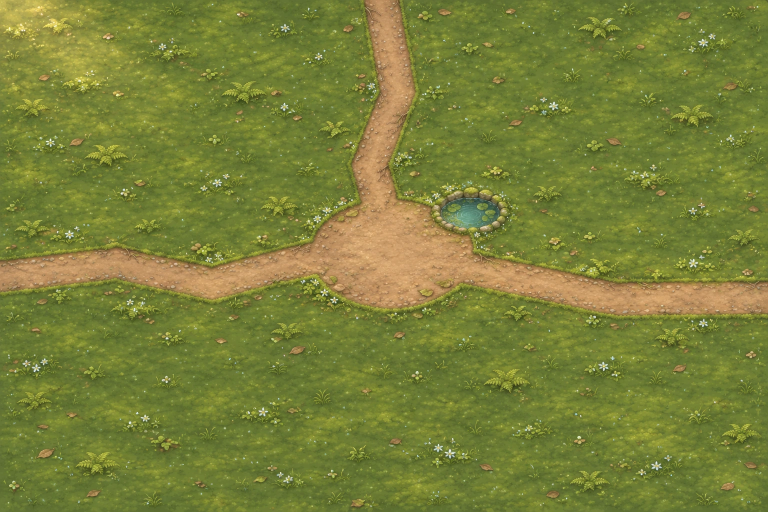
#> input picture design/wilds/dew-forest-ground.webp, 1536 x 1024 px (shown at 1/2 size)
$ python plant.py
#> lines starting #> are read from the running program, lines starting #| are printed output that depends on the picture; after the words box and inside, x2 and y2 are one past the last pixel; in counts of white or black regions, pixels touching at a corner belong together
"""바깥 장소 나무 심기 — 바닥 그림에서 길(과 너덜 · 연못)을 찾아 비우고, 나머지에 나무를 빼곡히 심는다.
결과는 src/game/wildsPlant.js(맵마다 [종류 차례, x, y, 크기 배율], 맵 좌표). 같은 씨앗이라 다시 돌려도 같은 숲이 나온다.
python3 design/wilds/plant.py   (scipy · numpy 필요)"""
import os, random
import numpy as np
from PIL import Image, ImageFilter
from scipy import ndimage as nd

HERE = os.path.dirname(__file__)
MAP_W, MAP_H = 3200, 2100

# 맵마다 — ground: 바닥 그림 · open: 길로 볼 색(흐린 그림 기준) · keep_all: 크기가 이만큼 넘는 덩어리는 모두 비움(없으면 가장 큰 덩어리만)
# tree/edge: 종류 비율(wildsData.js WILD_PLANTS 묶음 차례), keep: 비울 원(출구 둘레 등), lamps: 길 따라 등불(종류 번호 · 간격)
MAPS = {
    'DEW_PLANTS': dict(ground='dew-forest-ground.webp', blur=0, open=lambda r, g, b: (r > g + 8) & (r > 110), keep_all=None, seed=1122,
                       tree=[16, 20, 14, 16, 6, 10, 0, 0], edge=[0, 0, 0, 0, 0, 3, 6, 6],
                       keep=[(110, 1135, 280), (1600, 230, 220), (3090, 1240, 280), (1958, 875, 200)]),
    'LANTERN_PLANTS': dict(ground='lantern-forest-ground.webp', blur=0, open=lambda r, g, b: (r > g + 25) & (r > 150), keep_all=1500, seed=1123,
                           tree=[22, 18, 8, 10, 8, 0, 0, 4], edge=[0, 0, 0, 0, 4, 6, 0, 3],
                           keep=[(1545, 2010, 260), (1590, 230, 240)], lamps=(6, 300)),
    'SCREE_PLANTS': dict(ground='scree-forest-ground.webp', blur=4, open=lambda r, g, b: (g - b < 52) & (r - g > 24), keep_all=1500, seed=1124,
                         tree=[18, 12, 10, 10, 10, 0, 0, 6], edge=[0, 0, 0, 0, 3, 6, 4, 2],
                         keep=[(110, 1140, 280), (3090, 800, 280)]),
    # 서리봉 — 산자락 풀밭에만 드문드문(floor 위는 바위 벼랑이라 심지 않는다)
    'FROST_PLANTS': dict(ground='frost-ground.webp', blur=2, open=lambda r, g, b: (r > g + 15) & (r - b > 35), keep_all=None, seed=1125,
                         tree=[10, 12, 8, 8, 8, 6, 4, 2], edge=[0, 0, 0, 2, 5, 4, 3, 3], floor=760, sparse=.5,
                         keep=[(1530, 2030, 240), (1390, 1880, 160), (1590, 740, 220)]),
}
# 칼등산 — 밝은 능선만 걷는다. 능선 바로 밖 벼랑 끝에 바위 · 나무, 능선 위엔 풀만, 그 밖은 보이지 않는 막힘(RIDGE_BLOCKS)
RIDGE = dict(ground='ridge-ground.webp', blur=4, open=lambda r, g, b: (r > 150) & (g > 140) & (b > 120) & (r - b < 50), seed=1126,
             rim=[2, 6, 5, 3, 4, 4, 0, 1], keep=[(110, 1510, 200), (300, 1465, 150), (2900, 580, 160)],
             block_step=80, block_r=56, block_band=(34, 420))

def mask(c):
    pic = Image.open(os.path.join(HERE, c['ground'])).convert('RGB')
#> pic is the input picture: PIL image 1536x1024 RGB; mean R, G, B 120.7, 128.6, 56.8
    if c['blur']: pic = pic.filter(ImageFilter.GaussianBlur(c['blur']))
    im = np.asarray(pic).astype(int)
    m = c['open'](im[..., 0], im[..., 1], im[..., 2])
#> m: shape (1024, 1536) bool; 11.5% white; 370 white regions (235 under 20 px), largest, box (x1, y1, x2, y2) and area: (0, 0, 1536, 632) 161853, (0, 0, 115, 75) 4453, (84, 33, 131, 70) 745
    m = nd.binary_opening(nd.binary_closing(m, iterations=3), structure=np.ones((9, 9)))
#> m: shape (1024, 1536) bool; 10.9% white; 32 white regions, largest, box (x1, y1, x2, y2) and area: (3, 3, 1533, 631) 161130, (3, 3, 111, 77) 4724, (87, 35, 127, 69) 788
    lab, n = nd.label(m)
#> lab: shape (1024, 1536) int32; 33 distinct labels, from 0 to 32
#> n = 32
    sz = nd.sum(m, lab, range(1, n + 1))
#> sz = 32 values, max 161130 at index 1, min 81 at index 12, mean 5345.8
    keep = [i + 1 for i in range(n) if c.get('keep_all') and sz[i] > c['keep_all']] or [int(np.argmax(sz)) + 1]
#> keep = [2]
    return im, np.isin(lab, keep)

def plant(name, c):
    im, path = mask(c)
#> path: shape (1024, 1536) bool; 10.2% white; 1 white region, box (x1, y1, x2, y2) and area: (3, 3, 1533, 631) 161130
    k = im.shape[1] / MAP_W
#> k = 0.48
    dist = nd.distance_transform_edt(~path) / k
    far = lambda x, y: dist[min(im.shape[0] - 1, int(y * k)), min(im.shape[1] - 1, int(x * k))]
    rnd = random.Random(c['seed'])
    out, step = [], 96
    if c.get('lamps'):                                   # 길 가장자리에 등불 — 줄마다 길 가운데를 찾아 번갈아 왼쪽 · 오른쪽
        kind, gap = c['lamps']
        for i, y in enumerate(range(380, MAP_H - 120, gap)):
            xs = np.where(path[int(y * k)])[0]
            if not len(xs): continue
            side = 1 if i % 2 else -1
            x = (xs.max() / k + 70) if side > 0 else (xs.min() / k - 70)
            out.append([kind, round(x), y, 1.0])
    lamp_at = [(t[1], t[2]) for t in out]
    for gy in range(60, MAP_H + 40, step):
        for gx in range(-20, MAP_W + 40, step):
            x, y = gx + rnd.uniform(-38, 38) + (step / 2 if (gy // step) % 2 else 0), gy + rnd.uniform(-30, 30)
            if not (0 <= x <= MAP_W and c.get('floor', 0) <= y <= MAP_H + 30): continue
            if c.get('sparse') and rnd.random() < c['sparse']: continue   # 기존 숲의 난수 차례는 그대로
            if any((x - a) ** 2 + (y - b) ** 2 < rr * rr for a, b, rr in c['keep']): continue
            if any((x - a) ** 2 + (y - b) ** 2 < 90 ** 2 for a, b in lamp_at): continue
            d = far(x, min(y, MAP_H - 1))
            if d < 40: continue                                    # 길 위 · 바로 옆은 비운다
            w = c['edge'] if d < 130 else c['tree']
            if d < 130 and rnd.random() < .45: continue            # 길가 띠는 듬성듬성
            out.append([rnd.choices(range(len(w)), weights=w)[0], round(x), round(y), round(rnd.uniform(.88, 1.12), 2)])
#> after the loop, out = 561 items, first 6: [4, 112, 46, 1.11], [0, 178, 89, 0.98], [3, 244, 36, 1.03], [3, 384, 51, 0.93], [1, 480, 69, 1.01], [0, 585, 70, 0.91]
    out.sort(key=lambda t: t[2])
    print(name, len(out))
#| DEW_PLANTS 561
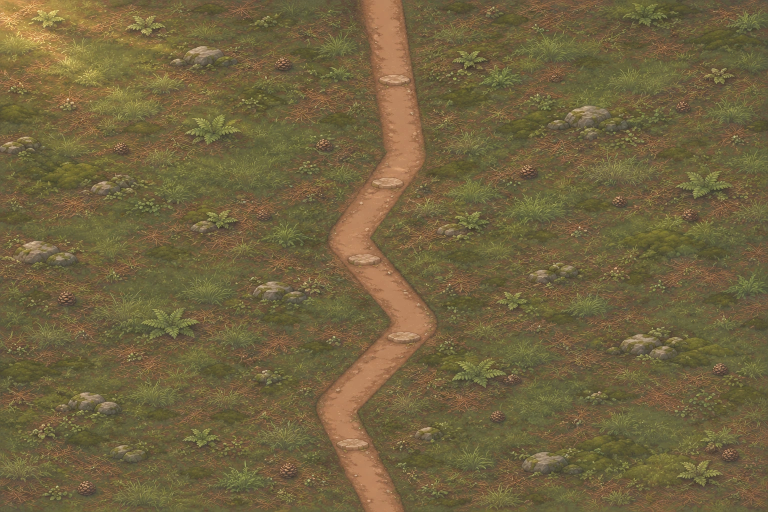
#> input picture design/wilds/lantern-forest-ground.webp, 1536 x 1024 px (shown at 1/2 size)
#> in mask, pic is the input picture: PIL image 1536x1024 RGB; mean R, G, B 113.6, 99.2, 64.3
#> in mask (call 2), `m = c['open'](im[..., 0], im[..., 1], im[..., 2])`: m: shape (1024, 1536) bool; 6.2% white; 3293 white regions (3188 under 20 px), largest, box (x1, y1, x2, y2) and area: (640, 526, 865, 900) 27282, (738, 167, 848, 383) 13700, (0, 0, 245, 148) 11774
#> in mask (call 2), `m = nd.binary_opening(nd.binary_closing(m, iterations=3), structure=np..`: m: shape (1024, 1536) bool; 5.9% white; 29 white regions, largest, box (x1, y1, x2, y2) and area: (642, 3, 865, 1021) 75292, (3, 3, 139, 154) 10201, (140, 23, 243, 64) 2355
#> in mask (call 2), `lab, n = nd.label(m)`: lab: shape (1024, 1536) int32; 30 distinct labels, from 0 to 29
#> in mask (call 2), `lab, n = nd.label(m)`: n = 29
#> in mask (call 2), `sz = nd.sum(m, lab, range(1, n + 1))`: sz = 29 values, max 75292 at index 1, min 81 at index 10, mean 3221.6
#> in mask (call 2), `keep = [i + 1 for i in range(n) if c.get('keep_all') and sz[i] > c['ke..`: keep = [1, 2, 3]
#> the loop in plant (call 2), `for i, y in enumerate(range(380, MAP_H - 120, gap)):` made 6 passes
#> x on passes 1 to 6: 1513.3, 1828.3, 1315.4, 1815.8, 1348.8, 1611.7
#| LANTERN_PLANTS 629
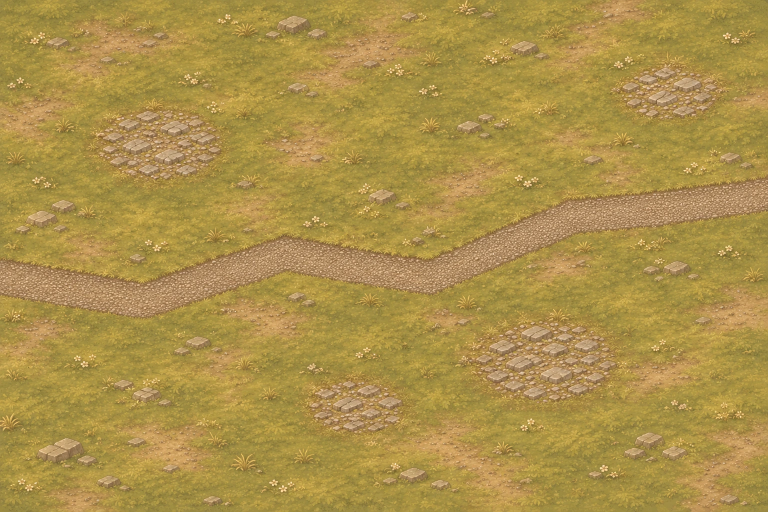
#> input picture design/wilds/scree-forest-ground.webp, 1536 x 1024 px (shown at 1/2 size)
#> in mask, pic is the input picture: PIL image 1536x1024 RGB; mean R, G, B 171.9, 144.9, 73.6
#> in mask (call 3), `m = c['open'](im[..., 0], im[..., 1], im[..., 2])`: m: shape (1024, 1536) bool; 11% white; 82 white regions (22 under 20 px), largest, box (x1, y1, x2, y2) and area: (0, 355, 1536, 633) 102167, (965, 649, 1229, 799) 22757, (208, 225, 438, 356) 15032
#> in mask (call 3), `m = nd.binary_opening(nd.binary_closing(m, iterations=3), structure=np..`: m: shape (1024, 1536) bool; 10.7% white; 44 white regions, largest, box (x1, y1, x2, y2) and area: (3, 358, 1533, 633) 101623, (968, 653, 1225, 798) 22130, (213, 236, 436, 354) 14546
#> in mask (call 3), `lab, n = nd.label(m)`: lab: shape (1024, 1536) int32; 45 distinct labels, from 0 to 44
#> in mask (call 3), `lab, n = nd.label(m)`: n = 44
#> in mask (call 3), `sz = nd.sum(m, lab, range(1, n + 1))`: sz = 44 values, max 101623 at index 18, min 81 at index 43, mean 3825.9
#> in mask (call 3), `keep = [i + 1 for i in range(n) if c.get('keep_all') and sz[i] > c['ke..`: keep = [7, 8, 13, 15, 19, 24, 29, 37]
#| SCREE_PLANTS 532
#> call 4 of plant, with name = 'FROST_PLANTS'
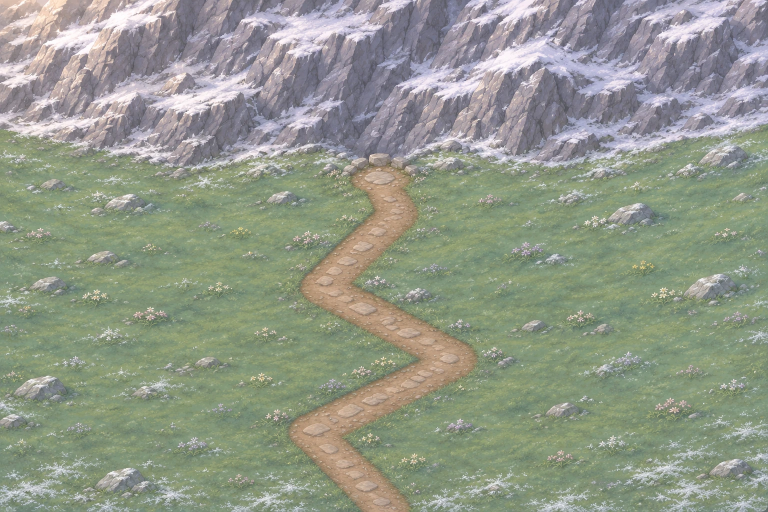
#> input picture design/wilds/frost-ground.webp, 1536 x 1024 px (shown at 1/2 size)
#> in mask, pic is the input picture: PIL image 1536x1024 RGB; mean R, G, B 145.4, 151.8, 137
#> in mask (call 4), `m = c['open'](im[..., 0], im[..., 1], im[..., 2])`: m: shape (1024, 1536) bool; 5.2% white; 20 white regions (8 under 20 px), largest, box (x1, y1, x2, y2) and area: (580, 331, 952, 1024) 78553, (60, 0, 135, 71) 2167, (0, 0, 45, 14) 424
#> in mask (call 4), `m = nd.binary_opening(nd.binary_closing(m, iterations=3), structure=np..`: m: shape (1024, 1536) bool; 5.1% white; 5 white regions, box (x1, y1, x2, y2) and area: (581, 333, 951, 1021) 78489, (65, 3, 126, 67) 1898, (77, 107, 91, 119) 159, (200, 3, 210, 14) 109, (11, 3, 23, 12) 108
#> in mask (call 4), `lab, n = nd.label(m)`:
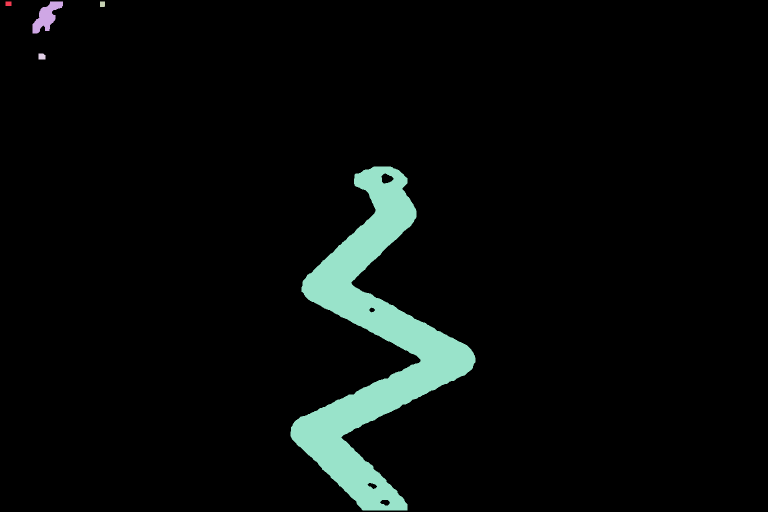
#> lab: shape (1024, 1536) int32 (shown at 1/2 size); 6 distinct labels, from 0 to 5; one colour per label, 0 black
#> in mask (call 4), `lab, n = nd.label(m)`: n = 5
#> in mask (call 4), `sz = nd.sum(m, lab, range(1, n + 1))`: sz = [108, 1898, 109, 159, 78489]
#> in mask (call 4), `keep = [i + 1 for i in range(n) if c.get('keep_all') and sz[i] > c['ke..`: keep = [5]
#> in plant (call 4), `im, path = mask(c)`: path: shape (1024, 1536) bool; 5% white; 1 white region, box (x1, y1, x2, y2) and area: (581, 333, 951, 1021) 78489
#> in plant (call 4), `dist = nd.distance_transform_edt(~path) / k`:
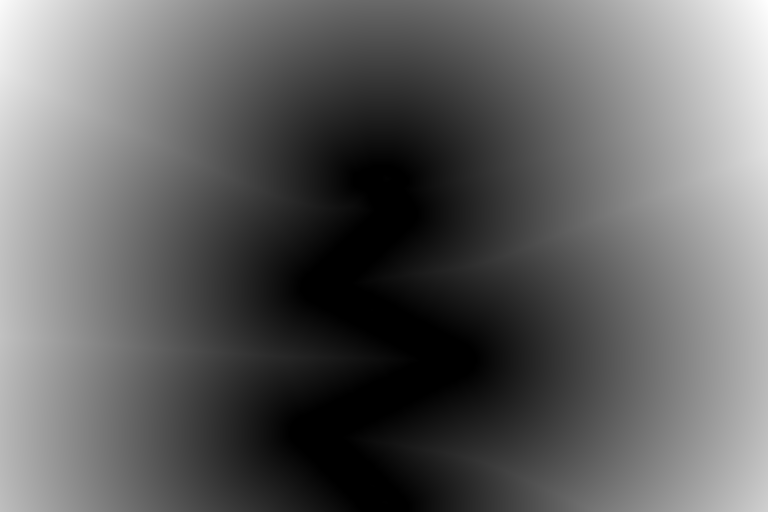
#> dist: shape (1024, 1536) float64 (shown at 1/2 size); min 0, max 1675.2, mean 645.9; drawn with min black and max white
#> after the loop in plant (call 4), `for gy in range(60, MAP_H + 40, step):`: out = 195 items, first 6: [5, 165, 826, 0.92], [2, 364, 857, 1.07], [2, 451, 842, 0.89], [2, 619, 832, 1.04], [3, 1335, 810, 1], [1, 2009, 810, 1.08]
#| FROST_PLANTS 195
    return table(name, out)

table = lambda name, out: f'export const {name} = [\n' + ',\n'.join('  [' + ','.join(str(v) for v in t) + ']' for t in out) + ',\n];\n'

def ridge(c):
    im, path = mask(c)
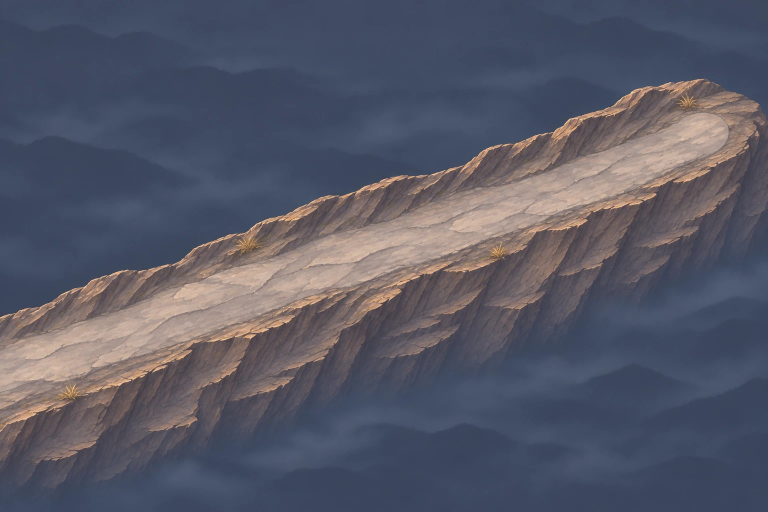
#> input picture design/wilds/ridge-ground.webp, 1536 x 1024 px (shown at 1/2 size)
#> in mask, pic is the input picture: PIL image 1536x1024 RGB; mean R, G, B 87.6, 89, 102.5
#> in mask (call 5), `m = c['open'](im[..., 0], im[..., 1], im[..., 2])`: m: shape (1024, 1536) bool; 8.8% white; 35 white regions (32 under 20 px), largest, box (x1, y1, x2, y2) and area: (0, 226, 1461, 815) 138971, (464, 649, 492, 659) 49, (1061, 453, 1078, 461) 20
#> in mask (call 5), `m = nd.binary_opening(nd.binary_closing(m, iterations=3), structure=np..`: m: shape (1024, 1536) bool; 8.8% white; 1 white region, box (x1, y1, x2, y2) and area: (3, 226, 1456, 811) 138619
#> in mask (call 5), `lab, n = nd.label(m)`: n = 1
#> in mask (call 5), `sz = nd.sum(m, lab, range(1, n + 1))`: sz = [138619]
#> in mask (call 5), `keep = [i + 1 for i in range(n) if c.get('keep_all') and sz[i] > c['ke..`: keep = [1]
    k = im.shape[1] / MAP_W
    out_d = nd.distance_transform_edt(~path) / k          # 능선 밖으로 얼마나
    in_d = nd.distance_transform_edt(path) / k            # 능선 안으로 얼마나
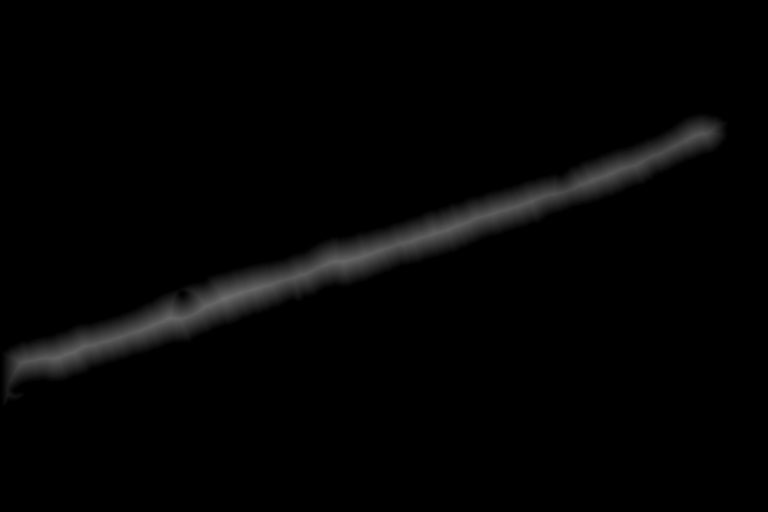
#> in_d: shape (1024, 1536) float64 (shown at 1/2 size); min 0, max 111.1, mean 4
    at = lambda a, x, y: a[min(im.shape[0] - 1, max(0, int(y * k))), min(im.shape[1] - 1, max(0, int(x * k)))]
    rnd = random.Random(c['seed'])
    near = lambda x, y: any((x - a) ** 2 + (y - b) ** 2 < rr * rr for a, b, rr in c['keep'])
    plants, blocks = [], []
    for gy in range(40, MAP_H, 70):                         # 벼랑 끝 바위 · 나무, 능선 위 풀
        for gx in range(0, MAP_W, 70):
            x, y = gx + rnd.uniform(-26, 26), gy + rnd.uniform(-22, 22)
            if near(x, y): continue
            o, i = at(out_d, x, y), at(in_d, x, y)
            if 6 < o < 60 and rnd.random() < .55:
                plants.append([rnd.choices(range(8), weights=c['rim'])[0], round(x), round(y), round(rnd.uniform(.85, 1.15), 2)])
            elif i > 30 and rnd.random() < .07:
                plants.append([6, round(x), round(y), round(rnd.uniform(.8, 1.1), 2)])
#> after the loop, plants = 31 items, first 6: [3, 3056, 463, 1.09], [1, 2748, 524, 0.98], [0, 2594, 598, 1.01], [1, 3064, 608, 1.03], [3, 2364, 663, 1.06], [1, 2155, 759, 1.13]
    s, (lo, hi) = c['block_step'], c['block_band']
#> s = 80; lo = 34; hi = 420
    for gy in range(0, MAP_H + s, s):                       # 능선 밖 막힘 — 걸을 수 있는 쪽 가장자리만 깐다
        for gx in range(0, MAP_W + s, s):
            if lo <= at(out_d, gx, gy) <= hi: blocks.append([gx, gy, c['block_r']])
#> after the loop, blocks = 423 items, first 6: [2800, 80, 56], [2880, 80, 56], [2960, 80, 56], [3040, 80, 56], [2640, 160, 56], [2720, 160, 56]
    plants.sort(key=lambda t: t[2])
    print('RIDGE', len(plants), 'blocks', len(blocks))
#| RIDGE 31 blocks 423
    return table('RIDGE_PLANTS', plants) + table('RIDGE_BLOCKS', blocks)

body = ''.join(plant(n, c) for n, c in MAPS.items()) + ridge(RIDGE)
with open(os.path.join(HERE, '..', '..', 'src', 'game', 'wildsPlant.js'), 'w') as f:
    f.write('/* 바깥 장소 나무 자리 — design/wilds/plant.py 가 바닥 그림의 길을 비우고 만든 표. 손으로 고치지 않는다.\n'
            '   [종류 차례(wildsData.js WILD_SETS 묶음 안 차례), x, y, 크기 배율] */\n' + body)
